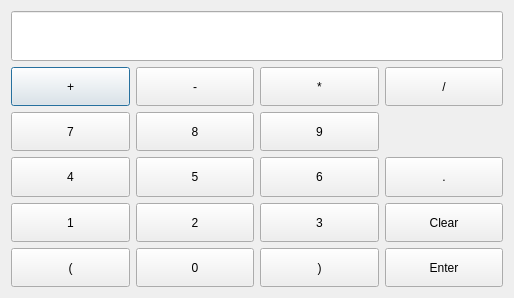
<?xml version="1.0" encoding="UTF-8"?>
<ui version="4.0">
 <class>QCalDialog</class>
 <widget class="QDialog" name="QCalDialog">
  <property name="geometry">
   <rect>
    <x>0</x>
    <y>0</y>
    <width>514</width>
    <height>298</height>
   </rect>
  </property>
  <property name="windowTitle">
   <string>计算器</string>
  </property>
  <property name="styleSheet">
   <string notr="true">#lineEdit{
	font-size:22px;
}</string>
  </property>
  <layout class="QVBoxLayout" name="verticalLayout_3">
   <property name="spacing">
    <number>6</number>
   </property>
   <item>
    <widget class="QLineEdit" name="lineEdit">
     <property name="minimumSize">
      <size>
       <width>0</width>
       <height>50</height>
      </size>
     </property>
     <property name="maximumSize">
      <size>
       <width>16777215</width>
       <height>50</height>
      </size>
     </property>
     <property name="readOnly">
      <bool>true</bool>
     </property>
     <property name="clearButtonEnabled">
      <bool>false</bool>
     </property>
    </widget>
   </item>
   <item>
    <widget class="QWidget" name="widget_10" native="true">
     <layout class="QHBoxLayout" name="horizontalLayout_5">
      <property name="leftMargin">
       <number>0</number>
      </property>
      <property name="topMargin">
       <number>0</number>
      </property>
      <property name="rightMargin">
       <number>0</number>
      </property>
      <property name="bottomMargin">
       <number>0</number>
      </property>
      <item>
       <widget class="QPushButton" name="pushButton_plus">
        <property name="sizePolicy">
         <sizepolicy hsizetype="Preferred" vsizetype="Preferred">
          <horstretch>0</horstretch>
          <verstretch>0</verstretch>
         </sizepolicy>
        </property>
        <property name="text">
         <string>+</string>
        </property>
       </widget>
      </item>
      <item>
       <widget class="QPushButton" name="pushButton_minus">
        <property name="sizePolicy">
         <sizepolicy hsizetype="Preferred" vsizetype="Preferred">
          <horstretch>0</horstretch>
          <verstretch>0</verstretch>
         </sizepolicy>
        </property>
        <property name="minimumSize">
         <size>
          <width>0</width>
          <height>0</height>
         </size>
        </property>
        <property name="text">
         <string>-</string>
        </property>
       </widget>
      </item>
      <item>
       <widget class="QPushButton" name="pushButton_pow">
        <property name="sizePolicy">
         <sizepolicy hsizetype="Preferred" vsizetype="Preferred">
          <horstretch>0</horstretch>
          <verstretch>0</verstretch>
         </sizepolicy>
        </property>
        <property name="text">
         <string>*</string>
        </property>
       </widget>
      </item>
      <item>
       <widget class="QPushButton" name="pushButton_div">
        <property name="sizePolicy">
         <sizepolicy hsizetype="Preferred" vsizetype="Preferred">
          <horstretch>0</horstretch>
          <verstretch>0</verstretch>
         </sizepolicy>
        </property>
        <property name="text">
         <string>/</string>
        </property>
       </widget>
      </item>
     </layout>
    </widget>
   </item>
   <item>
    <widget class="QWidget" name="widget_5" native="true">
     <layout class="QHBoxLayout" name="horizontalLayout">
      <property name="leftMargin">
       <number>0</number>
      </property>
      <property name="topMargin">
       <number>0</number>
      </property>
      <property name="rightMargin">
       <number>0</number>
      </property>
      <property name="bottomMargin">
       <number>0</number>
      </property>
      <item>
       <widget class="QPushButton" name="pushButton7">
        <property name="sizePolicy">
         <sizepolicy hsizetype="Preferred" vsizetype="Preferred">
          <horstretch>0</horstretch>
          <verstretch>0</verstretch>
         </sizepolicy>
        </property>
        <property name="text">
         <string>7</string>
        </property>
       </widget>
      </item>
      <item>
       <widget class="QPushButton" name="pushButton8">
        <property name="sizePolicy">
         <sizepolicy hsizetype="Preferred" vsizetype="Preferred">
          <horstretch>0</horstretch>
          <verstretch>0</verstretch>
         </sizepolicy>
        </property>
        <property name="text">
         <string>8</string>
        </property>
       </widget>
      </item>
      <item>
       <widget class="QPushButton" name="pushButton9">
        <property name="sizePolicy">
         <sizepolicy hsizetype="Preferred" vsizetype="Preferred">
          <horstretch>0</horstretch>
          <verstretch>0</verstretch>
         </sizepolicy>
        </property>
        <property name="text">
         <string>9</string>
        </property>
       </widget>
      </item>
      <item>
       <widget class="QPushButton" name="pushButton_notused">
        <property name="sizePolicy">
         <sizepolicy hsizetype="Preferred" vsizetype="Preferred">
          <horstretch>0</horstretch>
          <verstretch>0</verstretch>
         </sizepolicy>
        </property>
        <property name="text">
         <string/>
        </property>
        <property name="flat">
         <bool>true</bool>
        </property>
       </widget>
      </item>
     </layout>
    </widget>
   </item>
   <item>
    <widget class="QWidget" name="widget_6" native="true">
     <layout class="QHBoxLayout" name="horizontalLayout_2">
      <property name="leftMargin">
       <number>0</number>
      </property>
      <property name="topMargin">
       <number>0</number>
      </property>
      <property name="rightMargin">
       <number>0</number>
      </property>
      <property name="bottomMargin">
       <number>0</number>
      </property>
      <item>
       <widget class="QPushButton" name="pushButton4">
        <property name="sizePolicy">
         <sizepolicy hsizetype="Preferred" vsizetype="Preferred">
          <horstretch>0</horstretch>
          <verstretch>0</verstretch>
         </sizepolicy>
        </property>
        <property name="text">
         <string>4</string>
        </property>
       </widget>
      </item>
      <item>
       <widget class="QPushButton" name="pushButton5">
        <property name="sizePolicy">
         <sizepolicy hsizetype="Preferred" vsizetype="Preferred">
          <horstretch>0</horstretch>
          <verstretch>0</verstretch>
         </sizepolicy>
        </property>
        <property name="text">
         <string>5</string>
        </property>
       </widget>
      </item>
      <item>
       <widget class="QPushButton" name="pushButton6">
        <property name="sizePolicy">
         <sizepolicy hsizetype="Preferred" vsizetype="Preferred">
          <horstretch>0</horstretch>
          <verstretch>0</verstretch>
         </sizepolicy>
        </property>
        <property name="text">
         <string>6</string>
        </property>
       </widget>
      </item>
      <item>
       <widget class="QPushButton" name="pushButton_dot">
        <property name="sizePolicy">
         <sizepolicy hsizetype="Preferred" vsizetype="Preferred">
          <horstretch>0</horstretch>
          <verstretch>0</verstretch>
         </sizepolicy>
        </property>
        <property name="text">
         <string>.</string>
        </property>
       </widget>
      </item>
     </layout>
    </widget>
   </item>
   <item>
    <widget class="QWidget" name="widget_9" native="true">
     <layout class="QHBoxLayout" name="horizontalLayout_3">
      <property name="leftMargin">
       <number>0</number>
      </property>
      <property name="topMargin">
       <number>0</number>
      </property>
      <property name="rightMargin">
       <number>0</number>
      </property>
      <property name="bottomMargin">
       <number>0</number>
      </property>
      <item>
       <widget class="QPushButton" name="pushButton1">
        <property name="sizePolicy">
         <sizepolicy hsizetype="Preferred" vsizetype="Preferred">
          <horstretch>0</horstretch>
          <verstretch>0</verstretch>
         </sizepolicy>
        </property>
        <property name="text">
         <string>1</string>
        </property>
       </widget>
      </item>
      <item>
       <widget class="QPushButton" name="pushButton2">
        <property name="sizePolicy">
         <sizepolicy hsizetype="Preferred" vsizetype="Preferred">
          <horstretch>0</horstretch>
          <verstretch>0</verstretch>
         </sizepolicy>
        </property>
        <property name="text">
         <string>2</string>
        </property>
       </widget>
      </item>
      <item>
       <widget class="QPushButton" name="pushButton3">
        <property name="sizePolicy">
         <sizepolicy hsizetype="Preferred" vsizetype="Preferred">
          <horstretch>0</horstretch>
          <verstretch>0</verstretch>
         </sizepolicy>
        </property>
        <property name="text">
         <string>3</string>
        </property>
       </widget>
      </item>
      <item>
       <widget class="QPushButton" name="pushButton_clear">
        <property name="sizePolicy">
         <sizepolicy hsizetype="Preferred" vsizetype="Preferred">
          <horstretch>0</horstretch>
          <verstretch>0</verstretch>
         </sizepolicy>
        </property>
        <property name="text">
         <string>Clear</string>
        </property>
       </widget>
      </item>
     </layout>
    </widget>
   </item>
   <item>
    <widget class="QWidget" name="widget_8" native="true">
     <layout class="QHBoxLayout" name="horizontalLayout_4">
      <property name="leftMargin">
       <number>0</number>
      </property>
      <property name="topMargin">
       <number>0</number>
      </property>
      <property name="rightMargin">
       <number>0</number>
      </property>
      <property name="bottomMargin">
       <number>0</number>
      </property>
      <item>
       <widget class="QPushButton" name="pushButton_leftQuote">
        <property name="sizePolicy">
         <sizepolicy hsizetype="Preferred" vsizetype="Preferred">
          <horstretch>0</horstretch>
          <verstretch>0</verstretch>
         </sizepolicy>
        </property>
        <property name="text">
         <string>(</string>
        </property>
       </widget>
      </item>
      <item>
       <widget class="QPushButton" name="pushButton0">
        <property name="sizePolicy">
         <sizepolicy hsizetype="Preferred" vsizetype="Preferred">
          <horstretch>0</horstretch>
          <verstretch>0</verstretch>
         </sizepolicy>
        </property>
        <property name="text">
         <string>0</string>
        </property>
       </widget>
      </item>
      <item>
       <widget class="QPushButton" name="pushButton_rightQuote">
        <property name="sizePolicy">
         <sizepolicy hsizetype="Preferred" vsizetype="Preferred">
          <horstretch>0</horstretch>
          <verstretch>0</verstretch>
         </sizepolicy>
        </property>
        <property name="text">
         <string>)</string>
        </property>
       </widget>
      </item>
      <item>
       <widget class="QPushButton" name="pushButton_enter">
        <property name="sizePolicy">
         <sizepolicy hsizetype="Preferred" vsizetype="Preferred">
          <horstretch>0</horstretch>
          <verstretch>0</verstretch>
         </sizepolicy>
        </property>
        <property name="text">
         <string>Enter</string>
        </property>
       </widget>
      </item>
     </layout>
    </widget>
   </item>
  </layout>
 </widget>
 <layoutdefault spacing="6" margin="11"/>
 <resources/>
 <connections/>
</ui>
